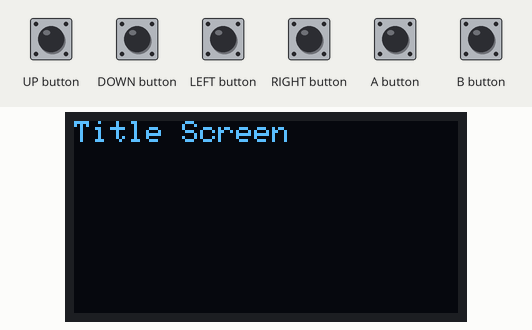
Recording of a sketch running on a simulated Arduboy, built with avr-gcc and run on an emulated ATmega32U4. Shown: 128×64 one-colour display. The inputs (shaded band) are chosen by the test bench.

Above: at 1.2 s.
1.3 s: A button pressed for 0.15 s
At 2.5 s:
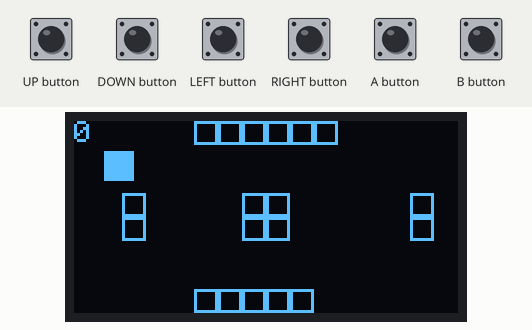
2.9 s: A button pressed for 1 s
At 4.0 s:
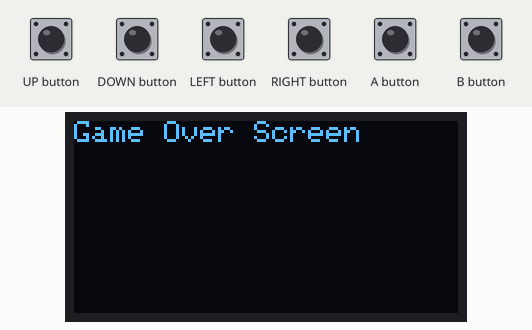
5.4 s: A button pressed for 0.15 s
At 6.5 s:
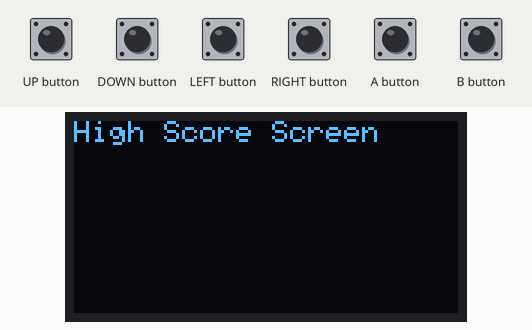
7.0 s: A button pressed for 0.15 s
At 7.7 s:
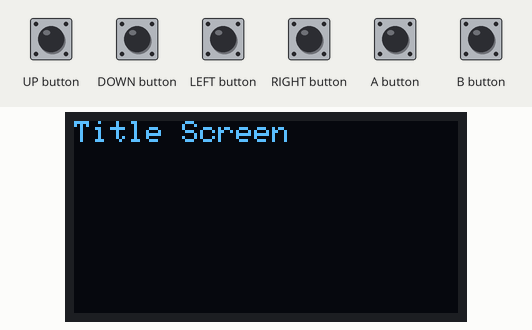
Timing chart, 0 to 9.6 s (numbered marks = the images above; inputs shaded):
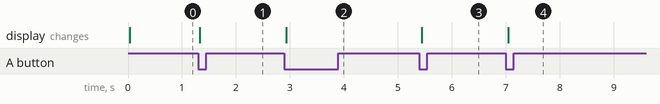

The sketch:

testPlatformer.ino
```cpp
#include <Arduboy2.h>
Arduboy2 arduboy;
#define GAME_TITLE  0
#define GAME_PLAY  1
#define GAME_OVER  2
#define GAME_HIGH  3
int gamestate = GAME_TITLE;
bool topColl;
bool bottomColl;
bool rightColl;
bool leftColl;
Rect player = {10, 10, 10, 10};

#define WORLD_WIDTH   16
#define WORLD_HEIGHT  8
int world[WORLD_HEIGHT][WORLD_WIDTH] = {
  { 0, 0, 0, 0, 0, 1, 1, 1, 1, 1, 1, 0, 0, 0, 0, 0},
  { 0, 0, 0, 0, 0, 0, 0, 0, 0, 0, 0, 0, 0, 0, 0, 0},
  { 0, 0, 0, 0, 0, 0, 0, 0, 0, 0, 0, 0, 0, 0, 0, 0},
  { 0, 0, 1, 0, 0, 0, 0, 1, 1, 0, 0, 0, 0, 0, 1, 0},
  { 0, 0, 1, 0, 0, 0, 0, 1, 1, 0, 0, 0, 0, 0, 1, 0},
  { 0, 0, 0, 0, 0, 0, 0, 0, 0, 0, 0, 0, 0, 0, 0, 0},
  { 0, 0, 0, 0, 0, 0, 0, 0, 0, 0, 0, 0, 0, 0, 0, 0},
  { 0, 0, 0, 0, 0, 1, 1, 1, 1, 1, 0, 0, 0, 0, 0, 0}
};

void drawworld() {
  arduboy.print(rightColl);
  for (int y = 0; y < WORLD_HEIGHT; y++) {
    for (int x = 0; x < WORLD_WIDTH; x++) {
        if(world[y][x] == 1){
         arduboy.drawRect(x * 8, y * 8, 8, 8);
        }
    }
  }
}

void titlescreen() {
  arduboy.setCursor(0, 0);
  arduboy.print("Title Screen\n");
  if (arduboy.justPressed(A_BUTTON)) {
    gamestate = GAME_PLAY;
  }
}

void gameplay() {
  drawworld();
  MovePlayer();
  DrawPlayer();
  if (arduboy.justPressed(A_BUTTON)) {
    gamestate = GAME_OVER;
  }
}

void gameoverscreen() {
  arduboy.setCursor(0, 0);
  arduboy.print("Game Over Screen\n");
  if (arduboy.justPressed(A_BUTTON)) {
    gamestate = GAME_HIGH;
  }
}

void highscorescreen() {
  arduboy.setCursor(0, 0);
  arduboy.print("High Score Screen\n");
  if (arduboy.justPressed(A_BUTTON)) {
    gamestate = GAME_TITLE;
  }
}

void gameloop() {

  switch(gamestate) {

    case GAME_TITLE:
      titlescreen();
      break;

    case GAME_PLAY:
      gameplay();
      break;

    case GAME_OVER:
      gameoverscreen();
      break;

    case GAME_HIGH:
      highscorescreen();
      break;

  }

}

void DrawPlayer(){
  arduboy.fillRect(player.x, player.y, player.width, player.height);
}

void MovePlayer(){
  if(arduboy.pressed(RIGHT_BUTTON)){
      int newX = player.x + 1;
      int tileX = (newX + 8) / 8;
      int tileY = player.y / 8;
        if(world[tileY][tileX] == 0)
          player.x = newX;
  }

  if(arduboy.pressed(LEFT_BUTTON)){
      int newX = player.x - 1;
      int tileX = newX / 8;
      int tileY = player.y / 8;
        if(world[tileY][tileX] == 0)
            player.x = newX;
  }

  if(arduboy.pressed(UP_BUTTON)){
      int newY = player.y - 1;
      int tileY = newY / 8;
      int tileX = player.x / 8;
        if(world[tileY][tileX] == 0)
            player.y = newY;
  }

  if(arduboy.pressed(DOWN_BUTTON)){
      int newY = player.y + 1;
      int tileY = (newY + 8) / 8;
      int tileX = player.x / 8;
        if(world[tileY][tileX] == 0)
            player.y = newY;
  }
}

void setup() {

  arduboy.begin();
  arduboy.setFrameRate(45);
  arduboy.display();
  arduboy.initRandomSeed();
  arduboy.clear();

}

void loop() {

  if(!(arduboy.nextFrame())) {
    return;
  }

  arduboy.pollButtons();
  arduboy.clear();
  gameloop();
  arduboy.display();
}
```

Measured:
- after the input at 1.3 s, the display: changes at once (image 1)
- after the input at 2.9 s, the display: changes at once (image 2)
- after the input at 5.4 s, the display: changes after 0.05 s (image 3)
- after the input at 7.0 s, the display: changes after 0.05 s (image 4)
